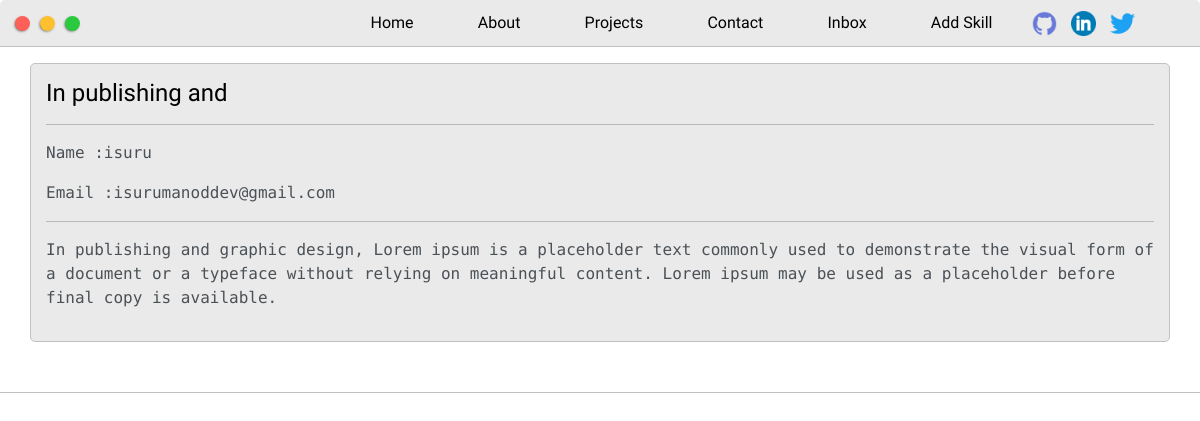
Page /message/1 on the committed database.
### my_website/models.py (models this page shows, shortened)
class Messages(models.Model):
    name = models.CharField(max_length=200,null=True)
    email = models.EmailField(null=True,blank=True)
    subject = models.CharField(max_length=200,null=True)
    body = models.TextField(null=True)
    is_read = models.BooleanField(default=False,)
    created = models.DateTimeField(auto_now_add=True)

### my_website/views.py (the view)
# urls.py: path('message/<str:pk>', views.view_message, name="view-message"),
def view_message(request, pk):
    message = Messages.objects.get(id=pk)
    context = {"message": message}
    return render(request, "message.html", context)

### templates/message.html (shortened to what this page needs)
{% extends "main.html" %}
{% load static %}
{% block content %}
	<section class="s2">
		<div class="main-container mt-3">
			<div id="message-box">
				<h4>{{ message.subject }}</h4>
				<hr/>
				<p>Name  :{{ message.name }}</p>
				<p>Email :{{ message.email }}</p>
				<hr/>
				<p>{{ message.body }}</p>
			</div>
		</div>
	</section>
{% endblock %}

### static/styles/default.css (style rules this page uses)
:root { --mainColor: #eaeaea; --secondaryColor: #fff; --borderColor: #c1c1c1; --mainText: black; --secondaryText: #4b5156; --themeDotBorder: #24292e; --previewBg: rgb(251, 249, 243, 0.8); --previewShadow: #f0ead6; --buttonColor: black; }
html, body { padding: 0; margin: 0; scroll-behavior: smooth; }
body * { transition: 0.3s; }
h1, h2, h3, h4, h5, h6, strong { color: var(--mainText); font-family: 'Russo One', sans-serif; font-weight: 500; }
p, li, span, label, input, textarea { color: var(--secondaryText); font-family: 'Roboto Mono', monospace; }
h4 { font-size: 24px; }
.s2 { background-color: var(--secondaryColor); border-bottom: 1px solid var(--borderColor); overflow: auto; }
.main-container { width: 1200px; margin: 0 auto; }
#message-box { display: block; max-width: 1200px; margin: 0 auto; border: 1px solid var(--borderColor); padding: 15px; border-radius: 5px; background-color: var(--mainColor); margin-bottom: 50px; }
@media screen and (max-width: 1200px) { .main-container { width: 95%; } }

### rows in the picture
Messages: subject "In publishing and", name "isuru", email "isurumanoddev@gmail.com", body "In publishing and graphic design, Lorem ipsum is a placeholder text commonly used to demonstrate the visual form of a document or a typeface without relying on meaningful content. Lorem ipsum may be used as a placeholder before final copy is available."
